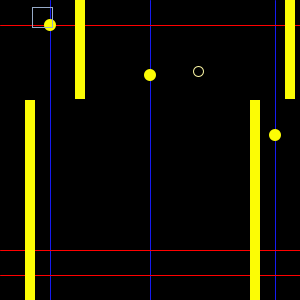
Frame 1 (no input)
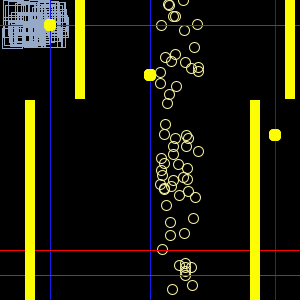
Frame 60 (the mouse pressed at the canvas centre just before this capture)
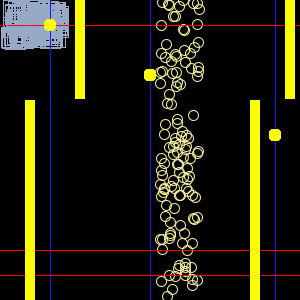
Frame 120 (the mouse held since frame 60 and released just before this capture)

The Processing sketch that drew these frames (run headless with seeded random() and noise(); from frame 60 on, the mouse is pressed at the canvas centre):

// Processing sketch: processing_36834
// ── processing_36834.pde

void setup() {
  size(300, 300);
  background(0);
}

float num = 25;

int ellipses = 20;

int rectangles = 10;

float count = 10;

void draw() {
  //Basic comp
  stroke(22, 27, 240);
  line(50, 0, 50, 300);
  line(150, 0, 150, 300);
  line(275, 0, 275, 300);
  stroke(255, 0, 0);
  line(0, 25, 300, 25);
  line(0, 275, 300, 275);
  line(0, 250, 300, 250);

  fill(252, 252, 5);
  noStroke();
  ellipse(50, 25, width/num, height/num);
  ellipse(150, 75, width/num, height/num);
  ellipse(275, 135, width/num, height/num);

  rect(25, 100, 10, 250);
  rect(250, 100, 10, 250);
  rect(75, 0, 10, 99);
  rect(285, 0, 10, 99);

//Pattern 
//random rectangles that create a filled block
  if (rectangles < 10);
  stroke(150, 170, 200);
  noFill();
  rect(random(1,49), random(0,30), 20, 20);

//random ellipses that create a filled vertical
  if ( ellipses < 50);
  stroke(245,240,160);
  noFill();
  ellipse(random(160,200),random(height), 10,10);
  
}
